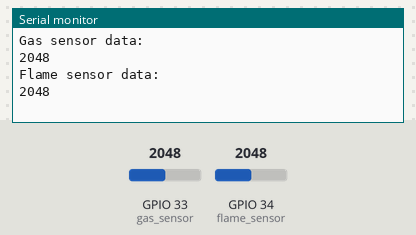
The sketch below on a simulated ESP32. Shown: the last lines printed to the serial monitor. The test bench sets the inputs (shaded band); at power-on: GPIO 33 (gas_sensor) = 2048, GPIO 34 (flame_sensor) = 2048. WiFi joins after 1.5 s; servers stay silent unless stated.

Above: at 3.0 s.
3.1 s: GPIO 33 (gas_sensor) set to 2866
At 4.3 s:
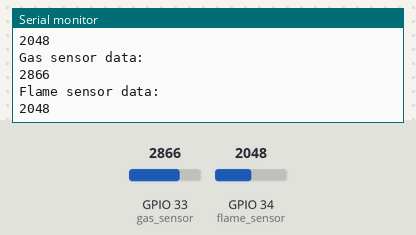
4.6 s: GPIO 34 (flame_sensor) set to 1228
At 5.5 s:
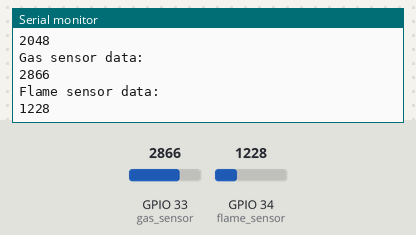
6.1 s: GPIO 33 (gas_sensor) set to 3603
At 7.3 s:
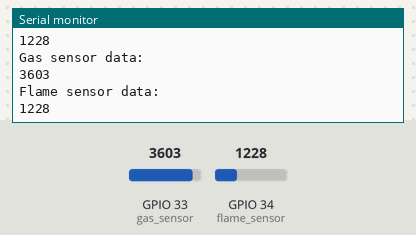
7.6 s: GPIO 34 (flame_sensor) set to 491
At 9.1 s:
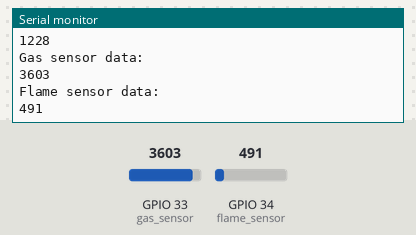
Timing chart, 0 to 10.1 s (numbered marks = the images above; inputs shaded):
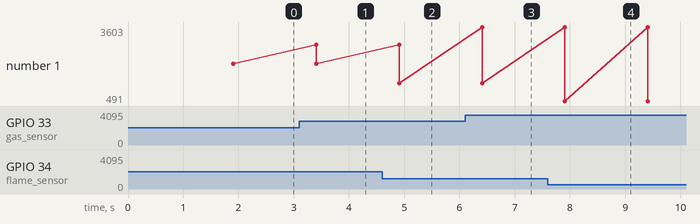

The sketch:

IoT_based_fire_detection.ino
```cpp
/*************************************************************

  You’ll need:
   - Blynk IoT app (download from App Store or Google Play)
   - ESP32 board
   - Decide how to connect to Blynk
     (USB, Ethernet, Wi-Fi, Bluetooth, ...)

  There is a bunch of great example sketches included to show you how to get
  started. Think of them as LEGO bricks  and combine them as you wish.
  For example, take the Ethernet Shield sketch and combine it with the
  Servo example, or choose a USB sketch and add a code from SendData
  example.
 *************************************************************/

/* Fill-in information from Blynk Device Info here */
#define BLYNK_TEMPLATE_ID "TMPL39otB3sqk"
#define BLYNK_TEMPLATE_NAME "IoT based fire detection"
#define BLYNK_AUTH_TOKEN "v9M2G2m0cL7mszz0CL1xpGNTqkrJhAki"

/* Comment this out to disable prints and save space */
#define BLYNK_PRINT Serial


#include <WiFi.h>
#include <WiFiClient.h>
#include <BlynkSimpleEsp32.h>
int flame_sensor=34;
int gas_sensor=33;
char auth[] = BLYNK_AUTH_TOKEN;
// Your WiFi credentials.
// Set password to "" for open networks.
char ssid[] = "impulsetech";  // type your wifi name
char pass[] = "impulse567";  // type your wifi password
BlynkTimer timer;
void sendSensor()
{
  // Request temperature to all devices on the data line
  int gas_sensordata=analogRead(gas_sensor);
  int flame_sensordata=analogRead(flame_sensor);
  Serial.println("Gas sensor data: ");
  Serial.println(gas_sensordata);
  Serial.println("Flame sensor data: ");
  Serial.println(flame_sensordata);
  delay(1000);

  // You can send any value at any time.
  // Please don't send more that 10 values per second.
    Blynk.virtualWrite(V0, flame_sensordata);
    Blynk.virtualWrite(V1, gas_sensordata);
    delay(500);
}
void setup()
{
  // Debug console
  Serial.begin(115200);

  Blynk.begin(BLYNK_AUTH_TOKEN, ssid, pass);
  timer.setInterval(100L, sendSensor);
  // You can also specify server:
  //Blynk.begin(BLYNK_AUTH_TOKEN, ssid, pass, "blynk.cloud", 80);
  //Blynk.begin(BLYNK_AUTH_TOKEN, ssid, pass, IPAddress(192,168,1,100), 8080);
}

void loop()
{
  Blynk.run();
  timer.run();
  // You can inject your own code or combine it with other sketches.
  // Check other examples on how to communicate with Blynk. Remember
  // to avoid delay() function!
}
```

Measured:
- after the input at 3.1 s, the serial monitor: prints a new line after 0.31 s (image 1)
- after the input at 4.6 s, the serial monitor: prints a new line after 0.31 s (image 2)
- after the input at 6.1 s, the serial monitor: prints a new line after 0.31 s (image 3)
- after the input at 7.6 s, the serial monitor: prints a new line after 0.31 s (image 4)
- plotted number 1: 2048 → 1228 after the input at 4.6 s, 1228 → 491 after the input at 7.6 s
